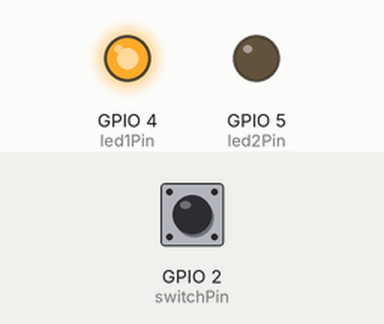
Simulated run of this sketch. Board: ESP8266 (NodeMCU). Parts: output pins drawn as LEDs (lit = HIGH). The test bench sets the inputs (shaded band); at power-on: GPIO 2 (switchPin) HIGH. WiFi joins after 1.5 s; servers stay silent unless stated; what the sketch prints to the serial monitor is not drawn.

Above: at 2.7 s.
2.8 s: GPIO 2 (switchPin) pulled LOW for 0.15 s
At 2.87 s:
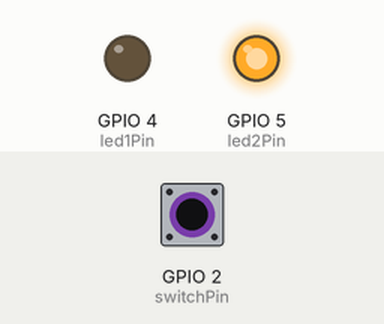
5.9 s: GPIO 2 (switchPin) pulled LOW for 3.2 s
At 9.9 s:
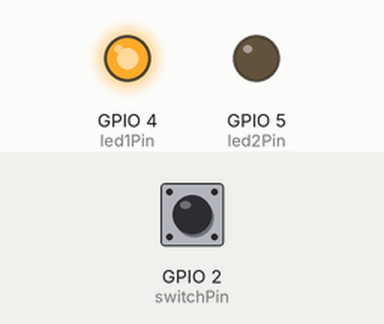
Timing chart, 0 to 11.4 s (numbered marks = the images above; inputs shaded):
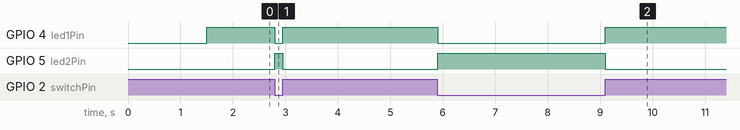

The sketch:

CnodeAPI.ino
```cpp
// (licence header left out)
#include <ESP8266WiFi.h>
#include <WiFiClient.h>
#include <ESP8266WebServer.h>
#include <ESP8266mDNS.h>

boolean serialDebug = true;

const char* ssid = "WalkingrobotLab";
const char* password = "";
char dhcp_client_name[] = "spaceopen";

boolean st = false;

ESP8266WebServer server(80);

int switchPin = 2;                     // Digital pin used to form circuit
int led1Pin = 4;
int led2Pin = 5;

String close_text = "<div class=\"alert alert-danger\"><strong>We are closed.</strong> Check our website for opening hours.</div>";
String open_text = "<div class=\"alert alert-success\"><strong>We are open.</strong> Join us!</div>";

String text1 = "<!DOCTYPE html>"
"<html lang=\"en\">"
"<head>"
"    <meta charset=\"utf-8\">"
"    <meta http-equiv=\"X-UA-Compatible\" content=\"IE=edge\">"
"    <meta name=\"viewport\" content=\"width=device-width, shrink-to-fit=no, initial-scale=1\">"
"    <title>C-node weareopen API</title>"
"    <link href=\"https://maxcdn.bootstrapcdn.com/bootstrap/3.3.7/css/bootstrap.min.css\" rel=\"stylesheet\">"

"    <!--[if lt IE 9]>"
"        <script src=\"https://oss.maxcdn.com/libs/html5shiv/3.7.0/html5shiv.js\"></script>"
"        <script src=\"https://oss.maxcdn.com/libs/respond.js/1.4.2/respond.min.js\"></script>"
"    <![endif]-->"
"</head>"

"<body>"
"    <div id=\"wrapper\">"
"        <div id=\"page-content-wrapper\">"
"            <div class=\"container-fluid\"><br />";

String text2 = "            </div>"
"        </div>"
"    </div>"
"    <script src=\"https://code.jquery.com/jquery-2.2.4.min.js\"></script>"
"    <script src=\"https://maxcdn.bootstrapcdn.com/bootstrap/3.3.7/js/bootstrap.min.js\"></script>"
"</body>"
"</html>";

void handleRoot() {
  if (!st) {
    if (serialDebug) Serial.println("Space closed");
    server.send(200, "text/html", text1 + close_text + text2);
  }else{
    if (serialDebug) Serial.println("Space open");
    server.send(200, "text/html", text1 + open_text + text2);
  }
}

void isOpen(){
  if (digitalRead(switchPin) == LOW) {
    st = false;
    digitalWrite(led1Pin, LOW);
    digitalWrite(led2Pin, HIGH);
  }else{
    st = true;
    digitalWrite(led1Pin, HIGH);
    digitalWrite(led2Pin, LOW);
  }
}

void setup(void){
  pinMode(switchPin, INPUT_PULLUP);
  pinMode(led1Pin, OUTPUT);
  pinMode(led2Pin, OUTPUT);

  digitalWrite(led1Pin, LOW);
  digitalWrite(led2Pin, LOW);

  if (serialDebug) Serial.begin(115200);
  WiFi.begin(ssid, password);
  if (serialDebug) Serial.println("");

  // Wait for connection
  while (WiFi.status() != WL_CONNECTED) {
    delay(500);
    if (serialDebug) Serial.print(".");
  }
  if (serialDebug){
    Serial.println("");
    Serial.print("Connected to ");
    Serial.println(ssid);
    Serial.print("IP address: ");
    Serial.println(WiFi.localIP());
  }

  if (MDNS.begin(dhcp_client_name)) {
    Serial.println("MDNS responder started");
  }

  server.on("/", handleRoot);
  server.onNotFound(handleRoot);

  server.begin();
    if (serialDebug) Serial.println("HTTP server started");
}

void loop(void){
  isOpen();
  server.handleClient();
}
```

Measured:
- after the input at 2.8 s, GPIO 4 (led1Pin): HIGH → LOW at once, → HIGH 0.15 s later; GPIO 5 (led2Pin): LOW → HIGH at once, → LOW 0.15 s later
- after the input at 5.9 s, GPIO 4 (led1Pin): HIGH → LOW at once, → HIGH 3.2 s later; GPIO 5 (led2Pin): LOW → HIGH at once, → LOW 3.2 s later
